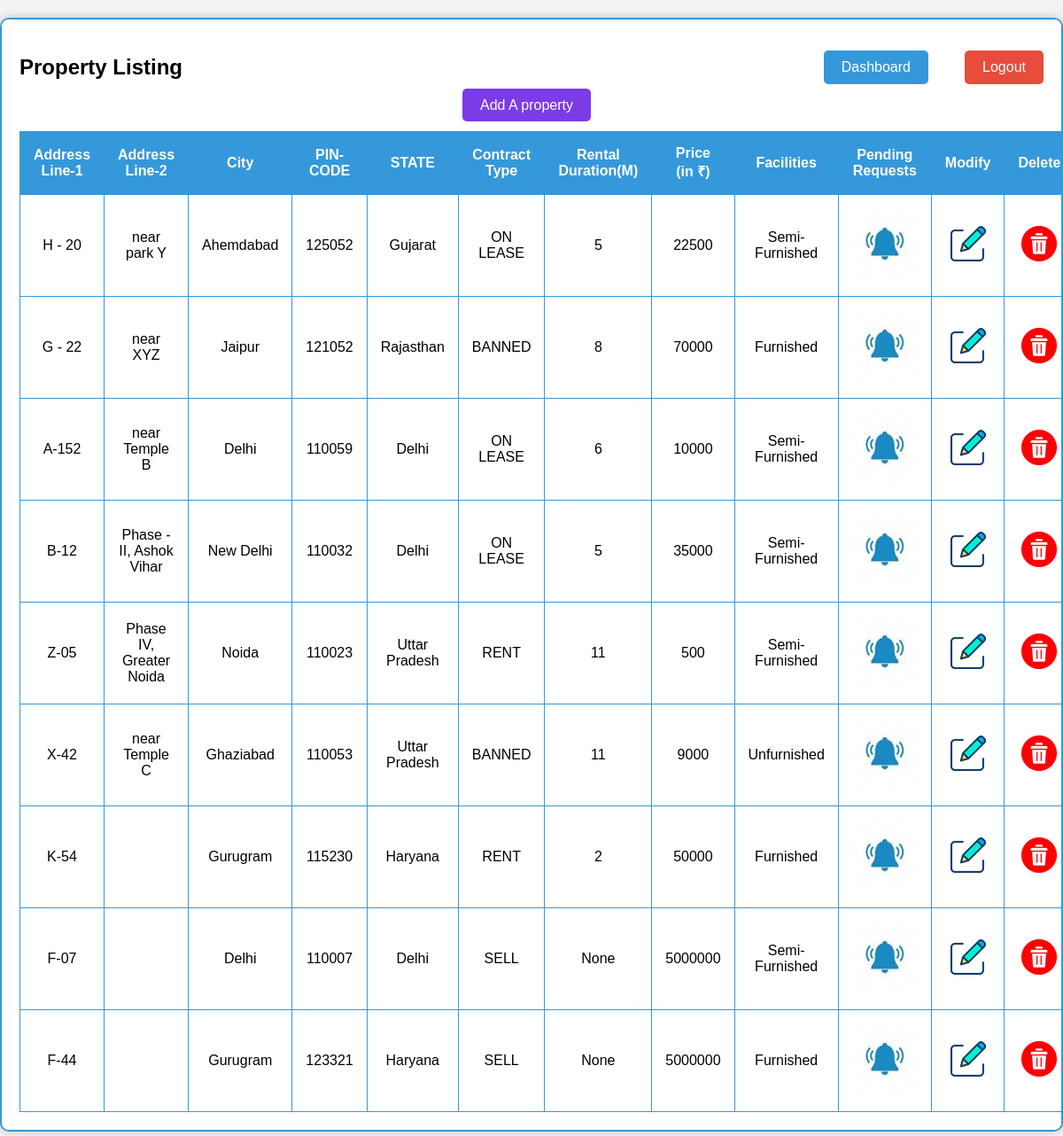
The app's page /my_properties/ (signed in), older data.
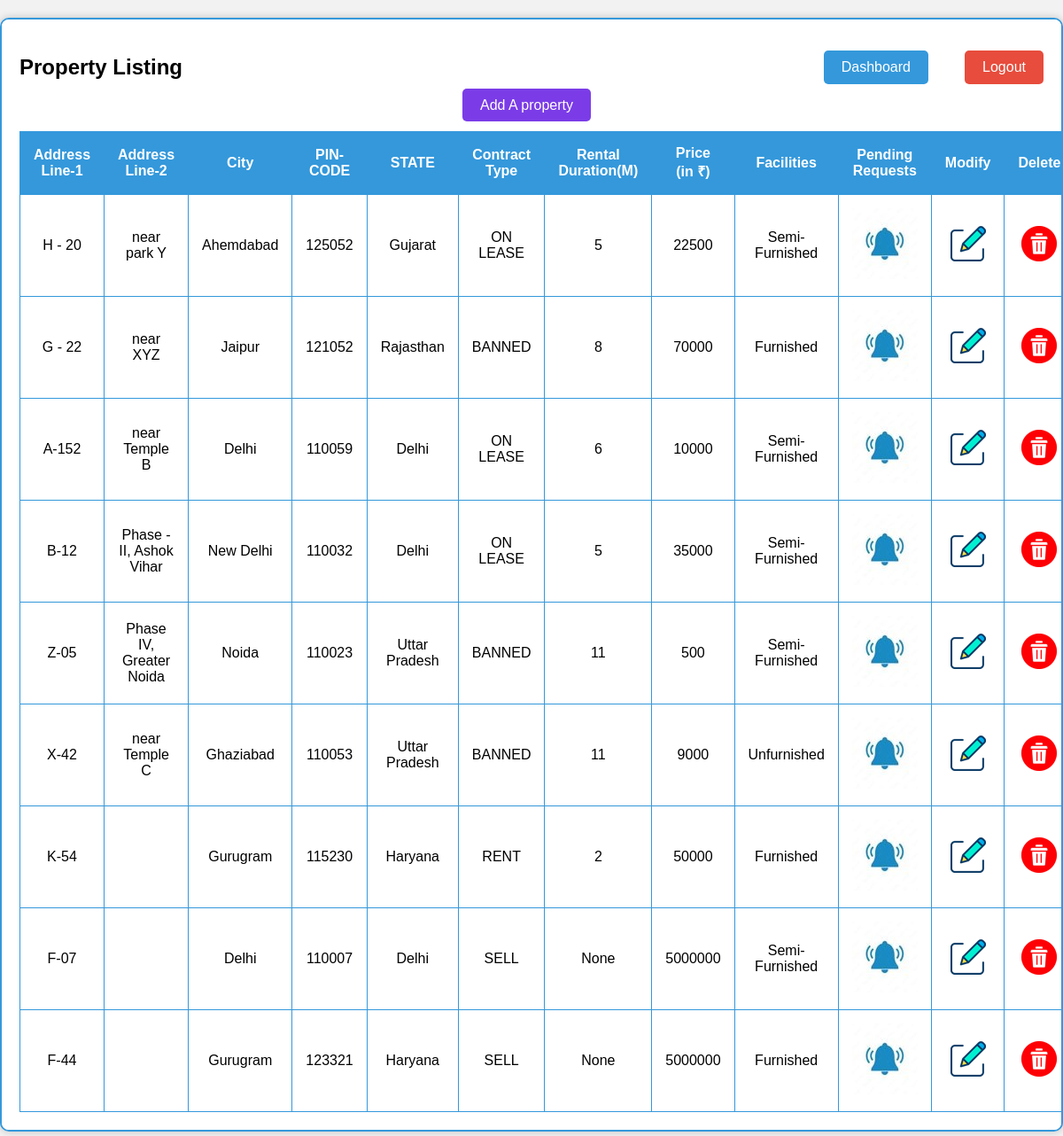
The same page, newer data.
### project_app/models.py (models this page shows, shortened)
class Property(models.Model):
    owner = models.CharField(max_length=30,  null= False, blank=False, default = None)
    address_line_1 = models.CharField(max_length=30,  null= False, blank=False, default = None)
    address_line_2 = models.CharField(max_length=30,  null= False, blank=True, default = '')
    state = models.CharField(max_length=30,  null= False, blank=False, default = None)
    city = models.CharField(max_length=30,  null= False, blank=False, default = None)
    pincode = models.CharField(max_length=6,  null= False, blank=False, default = None)
    type = models.CharField(max_length=4,  null= False, blank=False, default = None)
    duration = models.DecimalField(decimal_places=0, max_digits=3, validators=[MaxValueValidator(limit_value=240)], null = True, blank = True, default = None)
    price = models.DecimalField(decimal_places=0, max_digits=10, null = True, blank = True, default= 0)
    facilities = models.CharField(max_length=20,  null= False, blank=False, default = None)

### project_app/views.py (the view)
# urls.py: path("my_properties/", views.my_properties, name="my_properties_page"),
def my_properties(request):
    username = request.session.get('username')
    if(request.session.get('email_kyc') is None):
            return redirect('logout_page')
    if(username is None):
        return redirect('login_page')
    if(request.method == 'POST'):
        return redirect('my_properties_page')
    else:
        try:
            my_properties_list = []
            properties = Property.objects.values()
            for i in range(len(properties)):
                if username == properties[i]["owner"] and properties[i]['type'] != 'DELETED':
                    my_properties_list.append(properties[i])
            return render(request, 'my_properties.html', {'properties':my_properties_list})
        except:
            messages.error(request, 'Unexpected Error')
            return redirect('dashboard_page')

### project_app/templates/my_properties.html (shortened to what this page needs)
{% load static %}
<!DOCTYPE html>
<html>
<head>
</head>
<body>
    <div class="container">
        <h2>Property Listing</h2>
        <a class="dashboard-button" href="/dashboard">Dashboard</a>
        <a class="logout-button" href="/logout">Logout</a>
        <a class="add-property-button" href="/add_property">Add A property</a>
        <div class="scroll-container">
            <table>
                <thead>
                    <tr>
                        <th>Address Line-1</th>
                        <th>Address Line-2</th>
                        <th>City</th>
                        <th>PIN-CODE</th>
                        <th>STATE</th>
                        <th>Contract Type</th>
                        <th>Rental Duration(M)</th>
                        <th>Price (in ₹)</th>
                        <th>Facilities</th>
                        <th>Pending Requests</th>
                        <th>Modify</th>
                        <th>Delete</th>
                    </tr>
                </thead>
                <tbody>
                    {% for property in properties %}
                    <tr>
                        <td>{{ property.address_line_1 }}</td>
                        <td>{{ property.address_line_2 }}</td>
                        <td>{{ property.city }}</td>
                        <td>{{ property.pincode }}</td>
                        <td>{{ property.state }}</td>
                        <td>{{ property.type }}</td>
                        <td>{{ property.duration }}</td>
                        <td>{{ property.price }}</td>
                        <td>{{ property.facilities }}</td>
                        <td>
                            <a href="/display_property_applications/{{property.id}}">
                                <img src ="{% static 'notification_icon.jpg' %}" alt="Display Applications">
                            </a>
                        </td>
                        <td>
                            <a href="/edit_property/{{property.id}}">
                                <img src ="{% static 'edit_icon5.png' %}" alt="Edit Property">
                            </a>
                        </td>
                        <td>
                            <a href="/delete_property/{{property.id}}">
                                <img src ="{% static 'delete_icon4.png' %}" alt="Delete Property">
                            </a>
                        </td>
                    </tr>
                    {% endfor %}
                </tbody>
            </table>
        </div>
    </div>
</body>
</html>

Row changes from the older to the newer data that the page shows:
changed Property "Phase IV, Greater Noida": type "RENT" → "BANNED"
